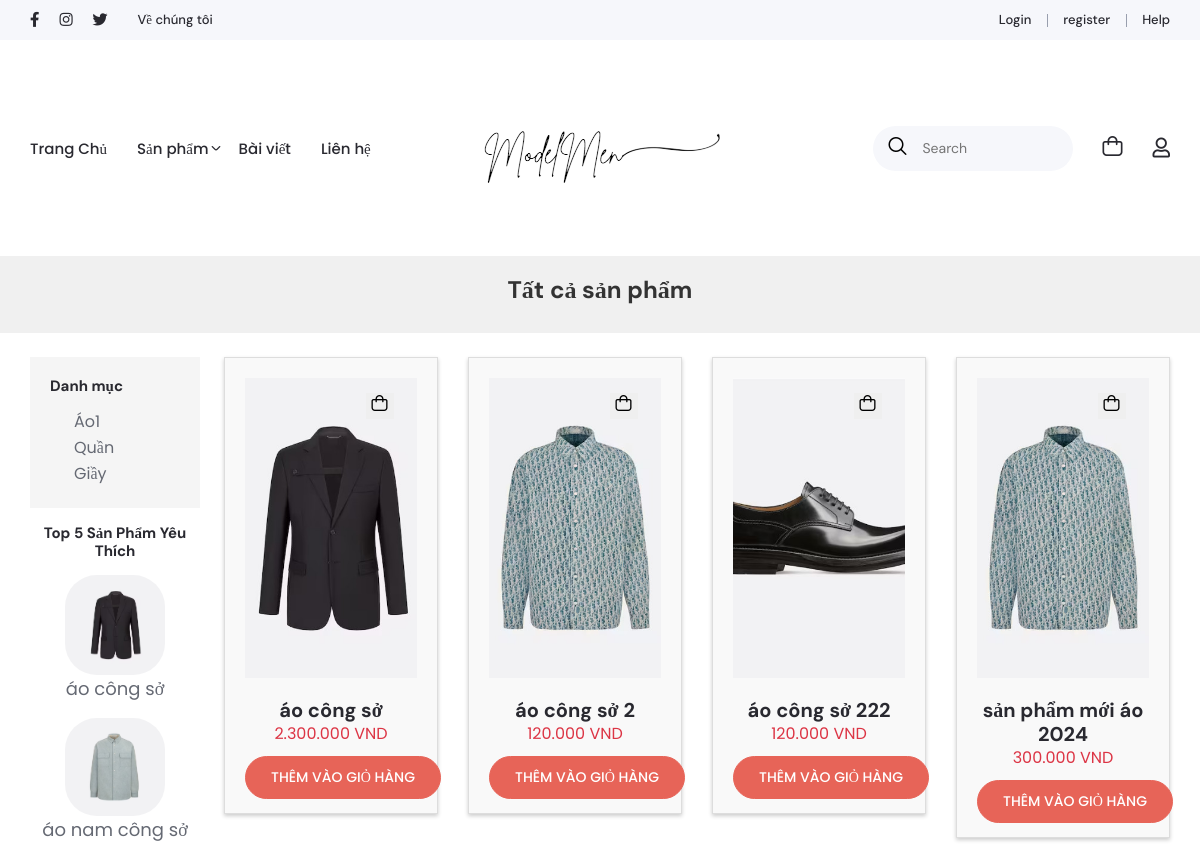
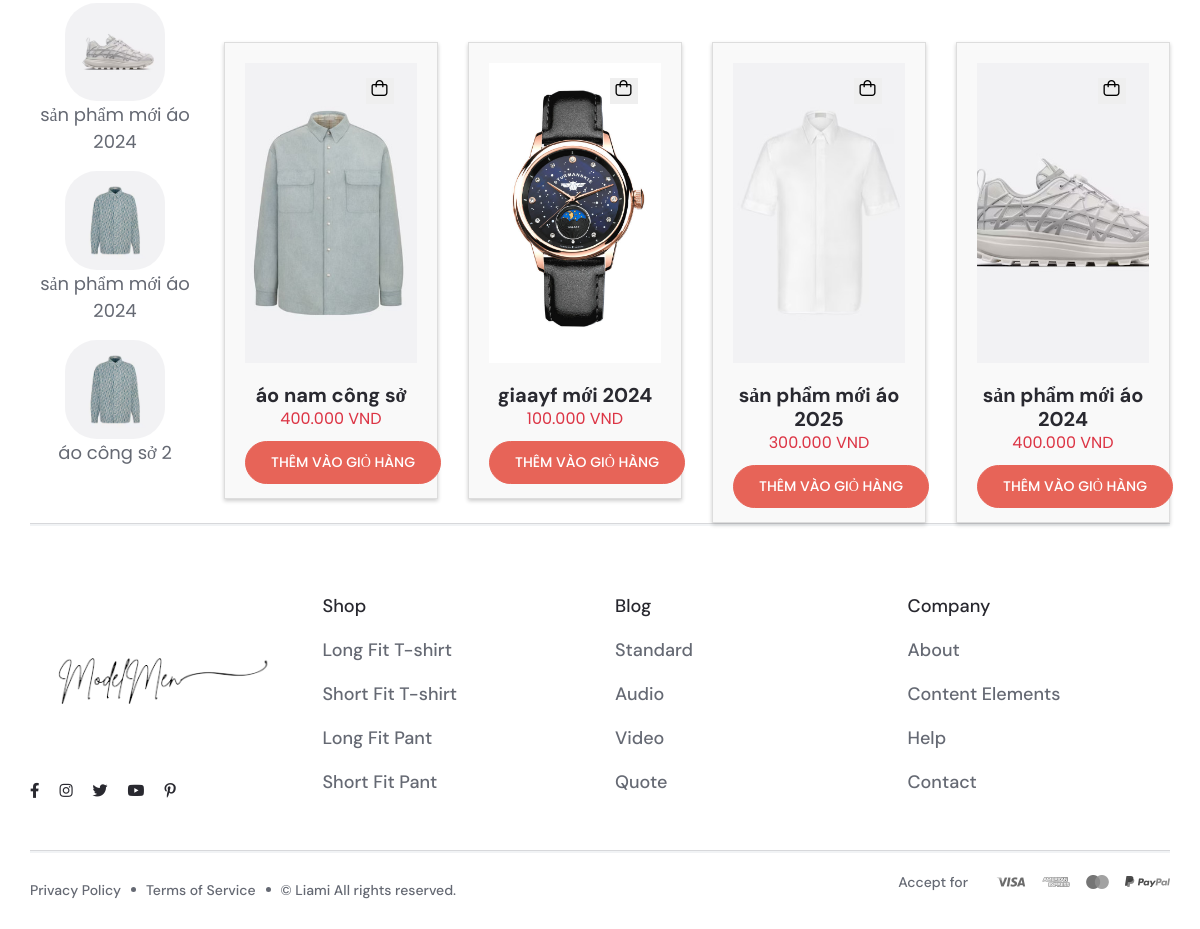
/clients/index.php?act=allsanpham, run on the app's committed database (2 pictures, top to bottom).
### tables this page shows
CREATE TABLE `tb_danhmuc` (
  `id_dm` int(11) NOT NULL,
  `ten_danh_muc` varchar(50) NOT NULL,
  `mo_ta` varchar(255) NOT NULL,
  `trang_thai` varchar(50) NOT NULL
);

CREATE TABLE `tb_san_pham` (
  `id_sp` int(11) NOT NULL,
  `id_dm` int(11) NOT NULL,
  `ten_sp` varchar(255) NOT NULL,
  `anh_sp` varchar(255) NOT NULL,
  `trang_thai` varchar(255) NOT NULL,
  `so_luong` int(11) NOT NULL,
  `thong_tin_sp` varchar(310) NOT NULL,
  `gia_sp` int(11) NOT NULL,
  `mau_sac` varchar(255) NOT NULL,
  `luot_xem` int(11) NOT NULL
);

### model/pdo.php (called while the page is built, shortened)
<?php
function pdo_get_connection()
{
    $dburl = "mysql:host=localhost;dbname=moden_men;charset=utf8";
    $username = 'root';
    $password = '';
    $conn = new PDO($dburl, $username, $password);
    $conn->setAttribute(PDO::ATTR_ERRMODE, PDO::ERRMODE_EXCEPTION);
    return $conn;
}
function pdo_query($sql)
{
    $sql_args = array_slice(func_get_args(), 1);
    try {
        $conn = pdo_get_connection();
        $stmt = $conn->prepare($sql);
        $stmt->execute($sql_args);
        $rows = $stmt->fetchAll();
        return $rows;
    } catch (PDOException $e) {
        throw $e;
    } finally {
        unset($conn);
    }
}

### model/danhmuc.php (called while the page is built, shortened)
<?php
  function loadall_danhmuc(){
    $sql = "select * from tb_danhmuc order by id_dm desc";
    $listdanhmuc = pdo_query($sql);
    return $listdanhmuc;
  }
?>

### model/sanpham.php (called while the page is built, shortened)
<?php
function loadall_sanpham_top5()
{
  $sql = "SELECT * FROM tb_san_pham order by luot_xem desc limit 0,5";
  $listsanpham = pdo_query($sql);
  return $listsanpham;
}
function loadall_sanpham_home()
{
  $sql = "SELECT * FROM tb_san_pham where 1 order by id_sp limit 0,9";
  $listsanpham = pdo_query($sql);
  return $listsanpham;
}

### clients/sanphamAll.php (the view, shortened to what this page needs)
<section class="breadcumb py-120 bg-img" style="background-image: url(assets/images/thumbs/);">
    <div class="container">
        <div class="row justify-content-center">
            <div class="col-lg-8">
                <div class="breadcumb__wrapper">
                    <h1 class="breadcumb__title">Tất cả sản phẩm</h1>
                </div>
            </div>
        </div>
    </div>
</section>
<div class="container">
    <div class="row ">
        <div class="col-lg-2 mt-4">
            <div class="left-sidebar">
                <h6 class="sidebar-item__title">
                    Danh mục
                </h6>
                <div class="sidebar-item">
                    <?php
                    foreach ($dsdm as $dm) {
                        extract($dm);
                        $linkdm = "index.php?act=sanpham&id_dm=" . $id_dm;
                        echo '
                    <div class="form-check form--check">
                    <a href=" ' . $linkdm . '">' . $ten_danh_muc . '</a>
                </div></label>';
                    }
                    ?>
                </div>
            </div>
            <div class="sidebar-item text-center">
                <h6 class="sidebar-item__title mt-3">
                    Top 5 Sản Phẩm Yêu Thích
                </h6>
                <?php
                foreach ($dstop5 as $sp) {
                    extract($sp);
                    $hinhpath = "../upload/";
                    $anh_sp = $hinhpath . $anh_sp;
                    $linksp = "index.php?act=sanphamct&id_sp=" . $id_sp;
                    echo '<a href="' . $linksp . '" class="seller-item__thumb">
                    <img src="' . $anh_sp . '" alt=""  class="rounded-5">
                </a>
                <div class="seller-item__title mb-3">
                    <a  href="' . $linksp . 'p" class="seller-item__link">' . $ten_sp . '</a>
                </div>';
                }
                ?>
            </div>
        </div>
        <div class="col-lg-10 mt-4">
            <div class="products-wrap position-relative w-100">
                <div class="row mrg30">
                    <?php
                    foreach ($loadAllsp as $sp) {
                        extract($sp);
                        $hinhpath = "../upload/";
                        $anh_sp = $hinhpath . $anh_sp;
                        $linksp = "index.php?act=sanphamct&id_sp=" . $id_sp;
                        echo '
                    <div class="col-md-4 col-sm-6 col-lg-3">
                    <form action="index.php?act=add_to_cart" method="post">
                                        <div class="product-box position-relative w-100 ">
                                            <div class="product-img overflow-hidden position-relative w-100">
                                                <input type="hidden" name="id_sp" value="' . $id_sp . '">
                                                <a href="' . $linksp . '" title=""><img class="img-fluid w-100" src="' . $anh_sp . '" alt=""></a>
                                                <div class="product-btns position-absolute">
                                                    <button type="submit" href="index.php?act=add_to_cart" class="cart-btn" name="buy"> <i class="fi-rr-shopping-bag"></i></button>
                                                    <input type="hidden" name="ten_sp" value="' . $ten_sp . '">
                                            <input type="hidden" name="gia_sp" value="' . $gia_sp . '">
                                            <input type="hidden" name="anh_sp" value="' . $anh_sp . '">
                                            <input type="hidden" name="id" value="' . $id_sp . '">
                                                    <a class="expand-btn" href="' . $anh_sp . '" data-fancybox title=""><i class="fi fi-rr-picture"></i></a>
                                                </div>
                                            </div>
                                            <div class="product-info w-100">
                                                <h4 class="mb-0"><a href="product-detail.php" title="" > ' . $ten_sp . '</a></h4>
                                                <span class="text-danger">' . number_format($gia_sp, 0, ',', '.') . ' VND</span>
                                            </div>
                                                <input type="submit" value="THÊM VÀO GIỎ HÀNG" name="buy" class="theme-btn mid-btn bg-color4">
                            <input type="hidden" name="ten_sp" value="' . $ten_sp . '">
                            <input type="hidden" name="gia_sp" value="' . $gia_sp . '">
                            <input type="hidden" name="anh_sp" value="' . $anh_sp . '">
                            <input type="hidden" name="id" value="' . $id_sp . '">
                                        </div>
                                    </div>
                ';
                    }
                    ?>
                </div>
            </div>
        </div>
    </div>
</div>

### clients/assets/css/responsive.css (style rules this page uses)
@media (max-width: 1370px) { .theme-btn { padding: 13px 1.875rem;font-size: .9375rem; } }
@media (max-width: 1290px) { h1 { font-size: 3rem; } }
@media (max-width: 1290px) { h4 { font-size: 1.25rem; } }
@media (max-width: 1290px) { h6, .simple-link { font-size: .9375rem; } }

### data on the page
tb_danhmuc: ten_danh_muc "Áo1"
tb_danhmuc: ten_danh_muc "Quần"
tb_danhmuc: ten_danh_muc "Giầy"
tb_san_pham: shows a picture, ten_sp "áo công sở", gia_sp "2.300.000"
tb_san_pham: shows a picture, ten_sp "áo nam công sở", gia_sp "400.000"
tb_san_pham: shows a picture, ten_sp "sản phẩm mới áo 2024", gia_sp "400.000"
tb_san_pham: ten_sp "sản phẩm mới áo 2024", gia_sp "300.000"
tb_san_pham: ten_sp "áo công sở 2", gia_sp "120.000"
tb_san_pham: shows a picture, ten_sp "áo công sở 222", gia_sp "120.000"
tb_san_pham: shows a picture, ten_sp "giaayf mới 2024", gia_sp "100.000"
tb_san_pham: shows a picture, ten_sp "sản phẩm mới áo 2025", gia_sp "300.000"
